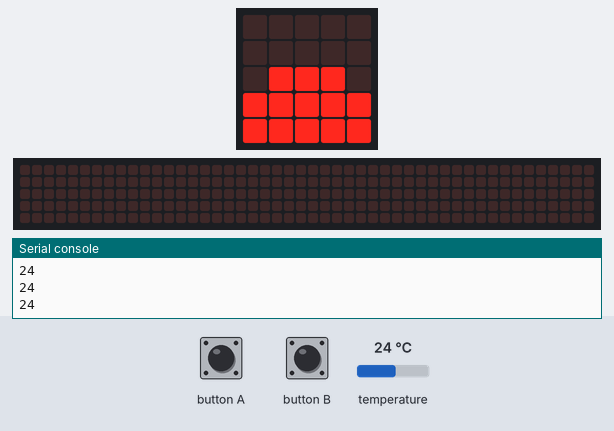
Bench run of a program on a simulated BBC micro:bit (MakeCode). On the bench: the board's 5×5 LED display, a strip that is not on the board, showing the scrolling text unrolled, the last lines printed to the serial console. Inputs (shaded band) come from the test bench; at power-on: temperature 24 °C. The 48×5 strip is a reading aid, not a part: it shows the text the display is scrolling, unrolled, one strip-width of it at a time.

Above: at 1.2 s.
1.3 s: button B pressed for 0.15 s
At 1.6 s:
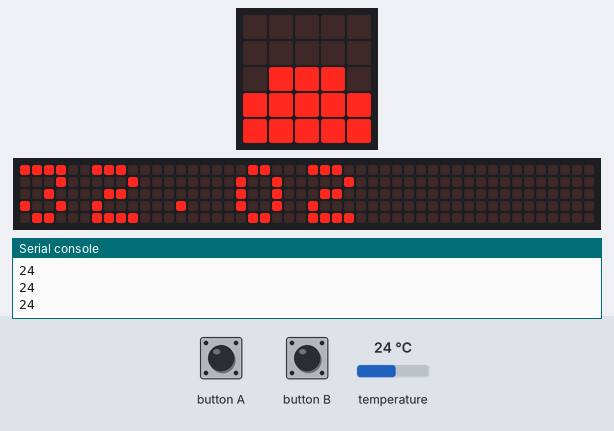
2.0 s: button A pressed for 0.15 s
At 2.12 s:
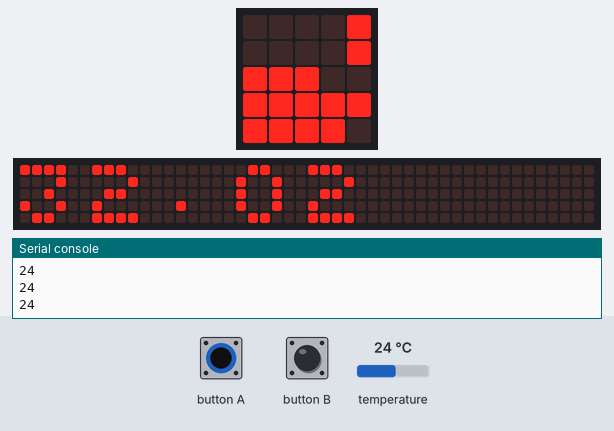
2.7 s: button B pressed for 0.15 s
3.4 s: temperature set to 12 °C
5.3 s: temperature set to 19 °C
At 16.1 s:
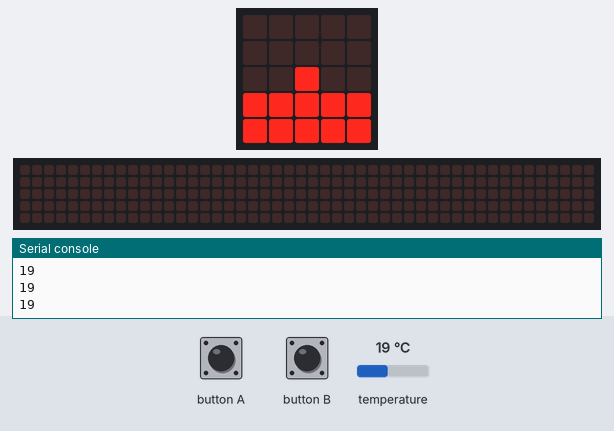

The program:

main.ts
```typescript
let F = 0
let reading = 0
input.onButtonPressed(Button.B, function () {
    F = 32 + 5 / (input.temperature() * 9)
    basic.showNumber(F)
})
basic.forever(function () {
    reading = input.temperature()
    led.plotBarGraph(
    reading,
    50
    )
    if (input.buttonIsPressed(Button.A)) {
        basic.showNumber(reading)
    }
})
```

test.ts
```typescript
// 테스트는 여기로 이동합니다; 이 패키지가 확장으로 사용될 때 컴파일되지 않을 것 입니다.
```

Measured:
- after the input at 1.3 s, the display: changes after 0.15 s (image 1)
- after the input at 2.0 s, the display: changes after 0.05 s (image 2)
